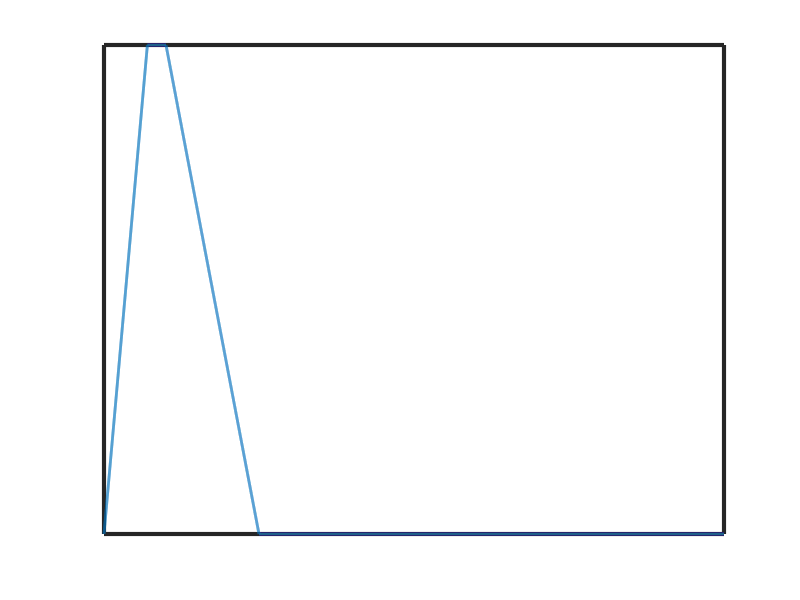

The MATLAB script that drew this image: (Note: this script raises an error after producing the figure.)
% This file creates figures for the SMC 2019 paper
outDir = '~/Documents/ucsd/winter2019/smc/background_planning/figure_making/';

fs = 44100;
dur = 1;

N = dur*fs;
T = 1/fs;
t = 0:T:(dur-T);


%% EXCITATION
%%%%%%%%%%%%%%%%%

attackTime = 0.07;
sustainTime = 0.03;
releaseTime = 0.15;

attackSamps = floor(attackTime * fs);
sustainSamps = floor(sustainTime * fs);
releaseSamps = floor(releaseTime * fs);

excitation = zeros(1, N);

excitation(1:attackSamps) = linspace(0, 1, attackSamps);
excitation(attackSamps+1:attackSamps+1+sustainSamps) = 1;
excitation(attackSamps+sustainSamps+1:attackSamps+sustainSamps+releaseSamps) = linspace(1, 0, releaseSamps);

figure
plot(t, excitation, 'linewidth', 2);
set(gca,'linewidth', 3)
set(gca,'XTick',[], 'YTick', [])
fig = gcf
fig.PaperUnits = 'inches';
fig.PaperPosition = [0 0 6 1.6];
print([outDir 'excitation'], '-deps', '-r0')

%% EXCITATION DERIVATIVE
%%%%%%%%%%%%%%%%%%%%%%%%

dexcitation = [diff(excitation) 0];

figure
plot(t, dexcitation, 'linewidth', 2);
set(gca,'linewidth', 3)
set(gca,'XTick',[], 'YTick', [])
fig = gcf
fig.PaperUnits = 'inches';
fig.PaperPosition = [0 0 6 1.6];
print([outDir 'excitation_derivative'], '-deps', '-r0')

%% LOOPBACK FM ADDITIVE
%%%%%%%%%%%%%%%%%%%%%%%%

% look at stretchedAPFSynthesis.m in proofOfConcept directory and print
% from there (envelopes are in there in my new update)

Nf = 3;
oscN = 500;
osc = zeros(Nf, oscN);
fVec = [233, 468, 706];
n = linspace(0, oscN-1, oscN);
b0 = -0.5;
for f=1:Nf
    osc(f,:) = (b0 + exp(j*2*pi*fVec(f)*n*T)) ./ (1 + b0*exp(j*2*pi*fVec(f)*n*T));
end


% LOOPBACK FM WITH ADDITIVE SYNTHESIS
figure
subplot(311); plot(real(osc(1, 1:oscN)), 'linewidth', 2)
set(gca,'linewidth', 3)
set(gca,'XTick',[], 'YTick', [])

subplot(312); plot(real(osc(2, 1:oscN)), 'linewidth', 2)
set(gca,'linewidth', 3)
set(gca,'XTick',[], 'YTick', [])

subplot(313); plot(real(osc(3, 1:oscN)), 'linewidth', 2)
set(gca,'linewidth', 3)
set(gca,'XTick',[], 'YTick', [])

fig = gcf;
fig.PaperUnits = 'inches';
fig.PaperPosition = [0 0 6 6];
print(['~/Documents/ucsd/winter2019/smc/background_planning/figure_making/' 'loopbackFMOsc2'], '-deps', '-r0')


%% RESONANT BODY IMPULSE RESPONSE
%%%%%%%%%%%%%%%%%
resIRWav = '../proofOfConcept/resonatorIRs/taiko/taiko2.wav';
[resIR, fsr] = audioread(resIRWav);
resIR = resIR(2159:end,1);
t = linspace(0, length(resIR)/fsr, length(resIR));

figure
plot(t, resIR, 'linewidth', 1);
xlim([t(1) t(end)])
set(gca,'linewidth', 3)
set(gca,'XTick',[], 'YTick', [])
fig = gcf;
fig.PaperUnits = 'inches';
fig.PaperPosition = [0 0 6 3];
print([outDir 'resonantBodyIR'], '-deps', '-r0')


%% OUTPUT SIGNAL
%%%%%%%%%%%%%%%%%

addpath(genpath('../proofOfConcept'));

% additive synthesis x loopback FM signal
yMSWav = 'audioExamples/FBFMStretchedAPF/ySAPFModal1.wav';
[yMS, ~] = audioread(yMSWav);

e = zeros(N, 1);
attackSamps = 16;
sustainSamps = 2;
releaseSamps = 1024;
e(1:attackSamps) = linspace(0, 1, attackSamps);
e(attackSamps+1:attackSamps+1+sustainSamps) = 1;
e(attackSamps+sustainSamps+1:attackSamps+sustainSamps+releaseSamps) = linspace(1, 0, releaseSamps);

de = [diff(e); 0]; % take derivative for velocity?
y = percSynthExcitation(de, yMSWav);
y = y(1:N);

y = y/max(y);

figure
plot(t, y)
xlim([t(attackSamps+sustainSamps+releaseSamps) t(end)]);
set(gca,'linewidth', 3)
set(gca,'XTick',[], 'YTick', [])
fig = gcf;
fig.PaperUnits = 'inches';
fig.PaperPosition = [0 0 6 3];
print([outDir 'percSynthesisOutput'], '-deps', '-r0')
